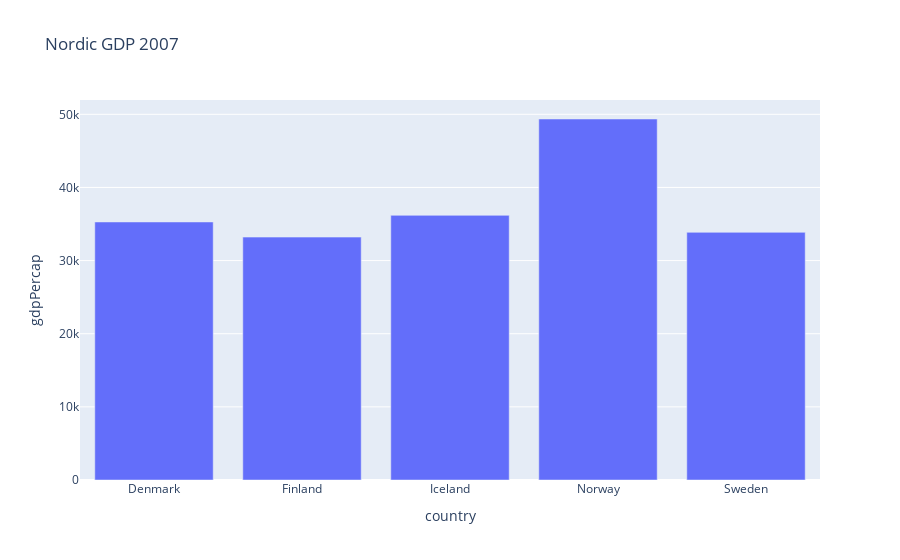

Notebook code cell kept with this figure:
### Code cell
px.bar(nordic2007,x="country",y="gdpPercap", title="Nordic GDP 2007")

### Figure 1 — Plotly figure (JSON) as saved in the notebook; plotly's stock layout.template omitted (floating-point values rounded to 4 significant figures)
{"data": [{"alignmentgroup": "True", "hovertemplate": "country=%{x}<br>gdpPercap=%{y}<extra></extra>", "legendgroup": "", "marker": {"color": "#636efa", "pattern": {"shape": ""}}, "name": "", "offsetgroup": "", "orientation": "v", "showlegend": false, "textposition": "auto", "type": "bar", "x": ["Denmark", "Finland", "Iceland", "Norway", "Sweden"], "xaxis": "x", "y": [35280.0, 33210.0, 36180.0, 49360.0, 33860.0], "yaxis": "y"}], "layout": {"barmode": "relative", "legend": {"tracegroupgap": 0}, "title": {"text": "Nordic GDP 2007"}, "xaxis": {"anchor": "y", "domain": [0, 1], "title": {"text": "country"}}, "yaxis": {"anchor": "x", "domain": [0, 1], "title": {"text": "gdpPercap"}}}}
